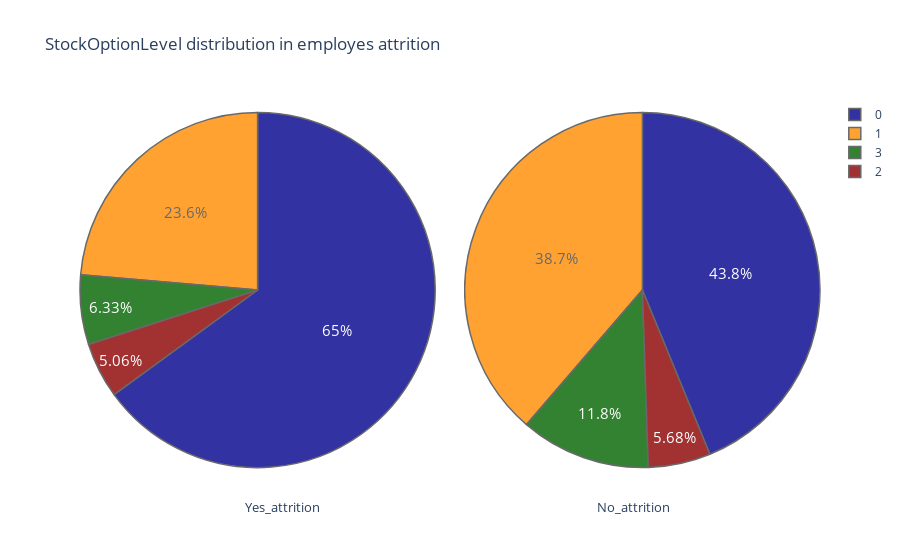

The code cell stored with this chart in its notebook:
### Markdown cell above
___
* **Plotando o gráfico de pessoas que tem atrito e não tem atrito com a empresa, relacionando-as com StockOptionLevel (a empresa fornece ao funcionário a opção de adquirir as ações da empresa a um valor pré-determinado passado um certo período de tempo) :**

### Code cell
sns.barplot(x='Attrition',y="Attrition",hue="StockOptionLevel", data=IBM, estimator=lambda x: len(x) / len(IBM) * 100);
plot('StockOptionLevel')
plt.ylabel('Frequência Relativa (%)');

### Figure 1 — Plotly figure (JSON) as saved in the notebook; plotly's stock layout.template omitted (floating-point values rounded to 4 significant figures)
{"data": [{"domain": {"x": [0, 0.48]}, "hoverinfo": "label+percent+name", "labels": [0, 1, 3, 2], "marker": {"colors": ["darkblue", "darkorange", "darkgreen", "darkred", "lightgrey", "orange", "white", "lightpink"], "line": {"width": 1.5}}, "name": "attrition employes", "opacity": 0.8, "textfont": {"size": 15}, "type": "pie", "values": [154, 56, 15, 12]}, {"domain": {"x": [0.52, 1]}, "hoverinfo": "label+percent+name", "labels": [1, 0, 2, 3], "marker": {"colors": ["darkblue", "darkorange", "darkgreen", "darkred", "lightgrey", "orange", "white", "lightpink"], "line": {"width": 1.5}}, "name": "Non attrition employes", "opacity": 0.8, "textfont": {"size": 15}, "type": "pie", "values": [540, 477, 146, 70]}], "layout": {"annotations": [{"font": {"size": 13}, "showarrow": false, "text": "Yes_attrition", "x": 0.22, "y": -0.1}, {"font": {"size": 13}, "showarrow": false, "text": "No_attrition", "x": 0.8, "y": -0.1}], "title": {"text": "StockOptionLevel distribution in employes attrition "}}}
